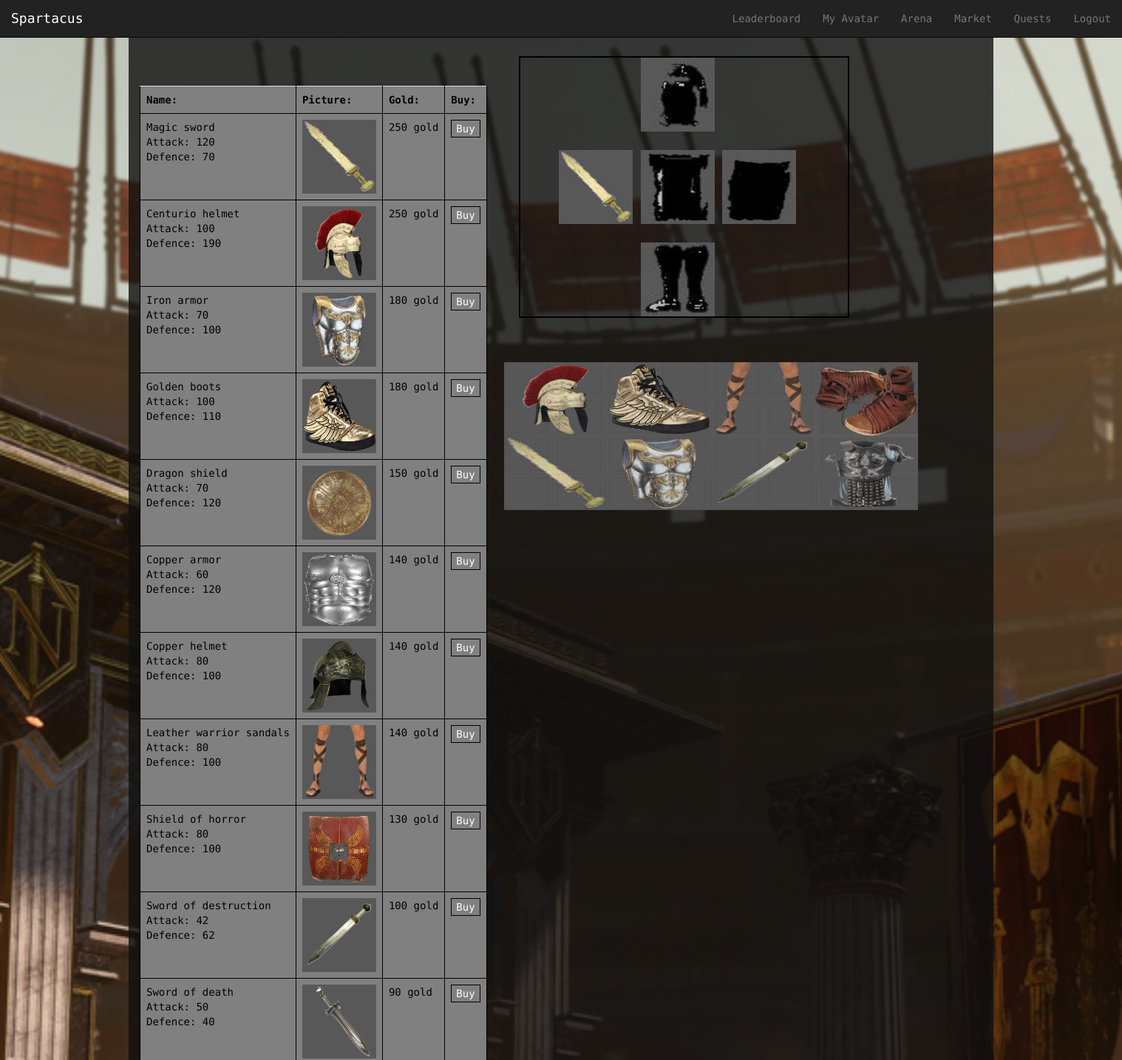
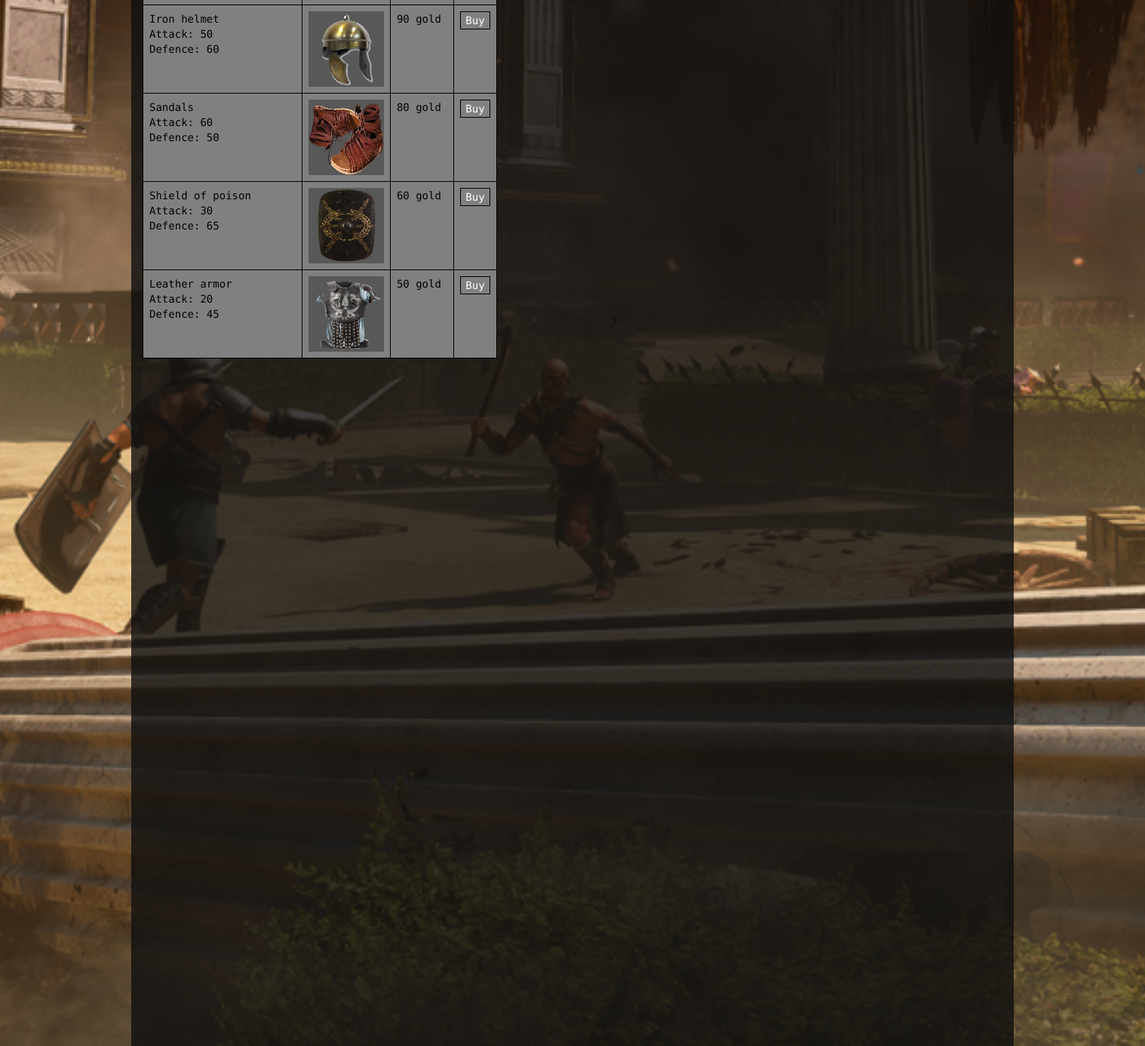
The page /Spartacus/market/ (signed in) on the database its author committed (2 pictures, top to bottom).
### Spartacus/models.py (models this page shows, shortened)
class Item(models.Model):
    ITEM_CHOICES = (
    ('sword', 'sword'),
    ('shield', 'shield'),
    ('armor', 'armor'),
    ('helmet', 'helmet'),
    ('boots', 'boots'),)
    price = models.IntegerField(default = 0)
    itemType = models.CharField(max_length=128, choices=ITEM_CHOICES, default= 'sword')
    name = models.CharField(max_length=128, unique = True)
    picture = models.ImageField(upload_to='item_images', blank=True)
    attack = models.IntegerField(default= 10)
    deffence = models.IntegerField(default= 10)

class AvatarItem(models.Model):
    item = models.ForeignKey(Item)
    avatar = models.ForeignKey(Avatar)
    equiped = models.BooleanField(default = False)

### Spartacus/views.py (the view, shortened to what this page needs)
@login_required
def market(request):
    context_dict = {}
    context_dict["bought"] = False
    context_dict["full"] = False
    try:
        avatar = Avatar.objects.get(user = request.user)
        health = avatar.strength*25;
        context_dict.update(getItems(avatar))
        context_dict['health']= health
        items = Item.objects.order_by('-price')
        context_dict['items'] = items
    except:
        print "Query fail market"
    return render (request, 'Spartacus/market.html', context_dict)

### Spartacus/templatetags/Spartacus_extras.py (called while the page is built)
@register.inclusion_tag('Spartacus/item_list_market.html',takes_context=True)
def get_market_items(context):
    avatar = context['avatar']
    context_dict = getItems(avatar)
    context_dict['bought'] = context['bought']
    return context_dict

### Spartacus/templatetags/app_filters.py (called while the page is built)
@register.filter(name='mulLeft')
def mulLeft(value,value2):
    return (value%4)*value2

@register.filter(name='mulTop')
def mulTop(value,value2):
    if value < 4:
        return 1*value2
    else:
        return 100+value2

### templates/Spartacus/market.html (shortened to what this page needs)
{% extends 'Spartacus/base.html' %}
{% load staticfiles %}
{% load app_filters %}
{% load Spartacus_extras %}
{% block body_block %}
    <div class="container">
		<div class="row" id="split">
		</div>
        <div class="row">
            <div class="col-xs-12 col-md-6 col-lg-4">
                <br/><br/>
                <table class="table" style=" table-layout: auto">
                    <th>Name:</th>
                    <th>Picture:</th>
                    <th>Gold:</th>
                    <th>Buy:</th>
                    {% for item in items %}
                        <tr>
                            <td>{{ item.name }} <br/>Attack: {{ item.attack }} <br/>Defence: {{ item.deffence }}</td>
                            <td><img src = "{{item.picture.url}}" width = "100" height = "100"></td>
                            <td>{{ item.price }} gold</td>
                            <td>
                                <form method="post" action="{% url 'market' %}">
                                    <input type="submit" value="Buy" name = "Submit">
                                </form></td>
                        </tr>
                    {% endfor %}
                </table>
            </div>
			<div class="col-xs-12 col-md-6 col-lg-5 col-lg-offset-1">
                <div id="all_items_market">
                    {% get_market_items %}
                </div>
			</div>
        </div>
    </div>
{% endblock %}

### templates/Spartacus/item_list_market.html (shortened to what this page needs)
{% load staticfiles %}
{% load app_filters %}
<div id="all_items_market">
    <div class="row">
        <div class="col-xs-11 col-xs-offset-1" style="border: 2px solid black;">
            <div class="row">
                <div class="col-xs-4 col-xs-offset-3 col-sm-4 col-sm-offset-5 col-md-4 col-md-offset-4 col-lg-4 col-lg-offset-4">
                    {% if helmet %}
                    <img data-toggle="tooltip" data-placement="left" title="{{helmet.item.name}} &#013;Attack: {{helmet.item.attack}} &#013;Defence: {{helmet.item.deffence}}"
                         class="unequip_market" data-itemid="{{helmet.id}}" src = "{{helmet.item.picture.url}}" width = "100" height = "100">
                    <br>
                    {% else %}
                    <img src = "{% static "images/helmet.jpg" %}" width = "100" height = "100">
                    {% endif %}
                    <div class="row" id="split">
                    </div>
                </div>
            </div>
            <div class="row">
                <div class="col-xs-4 col-xs-offset-3 col-sm-4 col-sm-offset-1 col-md-2 col-md-offset-1">
                    {% if sword %}
                    <img data-toggle="tooltip" data-placement="left" title="{{sword.item.name}} &#013;Attack: {{sword.item.attack}} &#013;Defence: {{sword.item.deffence}}"
                         class="unequip_market" data-itemid="{{sword.id}}" src = "{{sword.item.picture.url}}" width = "100" height = "100">
                    <br/>
                    {% else %}
                    <img src = "{% static "images/sword.jpg" %}" width = "100" height = "100">
                    {% endif %}
                    <div class="row" id="split">
                    </div>
                </div>
                <div class="col-xs-4 col-xs-offset-3 col-sm-4 col-sm-offset-0 col-md-2 col-md-offset-1">
                    {% if armor %}
                    <img data-toggle="tooltip" data-placement="left" title="{{armor.item.name}} &#013;Attack: {{armor.item.attack}} &#013;Defence: {{armor.item.deffence}}"
                         class="unequip_market" data-itemid="{{armor.id}}" src = "{{armor.item.picture.url}}" width = "100" height = "100">
                    <br/>
                    {% else %}
                    <img src = "{% static "images/armour.jpg" %}" width = "100" height = "100">
                    {% endif %}
                    <div class="row" id="split">
                    </div>
                </div>
                <div class="col-xs-4 col-xs-offset-3 col-sm-3 col-sm-offset-0 col-md-2 col-md-offset-1">
                    {% if shield %}
                    <img data-toggle="tooltip" data-placement="left" title="{{shield.item.name}} &#013;Attack: {{shield.item.attack}} &#013;Defence: {{shield.item.deffence}}"
                         class="unequip_market" data-itemid="{{shield.id}}" src = "{{shield.item.picture.url}}" width = "100" height = "100">
                    <br/>
                    {% else %}
                    <img src = "{% static "images/shield.jpg" %}" width = "100" height = "100">
                    {% endif %}
                    <div class="row" id="split">
                    </div>
                </div>
            </div>
            <div class="row">
                <div class="col-xs-4 col-xs-offset-3 col-sm-4 col-sm-offset-5 col-md-4 col-md-offset-4 col-lg-4 col-lg-offset-4">
                    {% if boots %}
                    <img data-toggle="tooltip" data-placement="left" title="{{boots.item.name}} &#013;Attack: {{boots.item.attack}} &#013;Defence: {{boots.item.deffence}}"
                         class="unequip_market" data-itemid="{{boots.id}}"  src = "{{boots.item.picture.url}}" width = "100" height = "100">
                    <br/>
                    {% else %}
                    <img src = "{% static "images/boots.jpg" %}" width = "100" height = "100">
                    {% endif %}
                </div>
            </div>
        </div>
    </div>
    <div class="row">
        <div class="col-lg-4 col-lg-offset-1 col-md-6 col-md-offset-1 col-xs-8 col-xs-offset-2">
            <div class="div1">
            </div>
            {% for item in inventory_items %}
            <div class="div2">
                <img data-toggle="tooltip" data-placement="left" title="{{item.item.name}} &#013;Attack: {{item.item.attack}} &#013;Defence: {{item.item.deffence}}"
                     class="sell" data-itemid="{{item.id}}" src = "{{item.item.picture.url}}" height="100"  width = "140"
                     style="position: absolute; top: {{ forloop.counter0|mulTop:60 }}px; left: {{ forloop.counter0|mulLeft:140|add:-20 }}px;">
            </div>
            {% endfor %}
        </div>
    </div>
</div>

### static/css/styles.css (style rules this page uses)
html,body { height: 100%; font-family: 'Droid Sans Mono', sans-serif; }
body { padding-top: 51px; background: #1E1E1E; color: #f9f9f9; }

### static/css/mystyles.css (style rules this page uses)
table { table-layout: fixed; }
table,th, td, tr { background-color: grey; color: black; border: 1px solid black; white-space: nowrap; overflow: hidden; text-overflow: ellipsis; }
input { border: 1px solid black; background-color: gray; color: white; }
div.div1 { width:600px; height:300px; }
div.div2 { width:700px; height:250px; margin:10px 250px; opacity:0.8; filter:alpha(opacity=40); }
div#split { height: 25px; }
div.container { background: rgba(15,15,15, 0.8)!important; }

### rows shown on the page
Item: name "Magic sword", attack "120", deffence "70", picture (picture), price "250"
Item: name "Centurio helmet", attack "100", deffence "190", picture (picture), price "250"
Item: name "Iron armor", attack "70", deffence "100", picture (picture), price "180"
Item: name "Golden boots", attack "100", deffence "110", picture (picture), price "180"
Item: name "Dragon shield", attack "70", deffence "120", picture (picture), price "150"
Item: name "Copper armor", attack "60", deffence "120", picture (picture), price "140"
Item: name "Copper helmet", attack "80", deffence "100", picture (picture), price "140"
Item: name "Leather warrior sandals", attack "80", deffence "100", picture (picture), price "140"
Item: name "Shield of horror", attack "80", deffence "100", picture (picture), price "130"
Item: name "Sword of destruction", attack "42", deffence "62", picture (picture), price "100"
Item: name "Sword of death", attack "50", deffence "40", picture (picture), price "90"
Item: name "Iron helmet", attack "50", deffence "60", picture (picture), price "90"
Item: name "Sandals", attack "60", deffence "50", picture (picture), price "80"
Item: name "Shield of poison", attack "30", deffence "65", picture (picture), price "60"
Item: name "Leather armor", attack "20", deffence "45", picture (picture), price "50"
AvatarItem: item.picture (picture)
AvatarItem: item.picture (picture)
AvatarItem: item.picture (picture)
AvatarItem: item.picture (picture)
AvatarItem: item.picture (picture)
AvatarItem: item.picture (picture)
AvatarItem: item.picture (picture)
AvatarItem: item.picture (picture)
AvatarItem: item.picture (picture)
